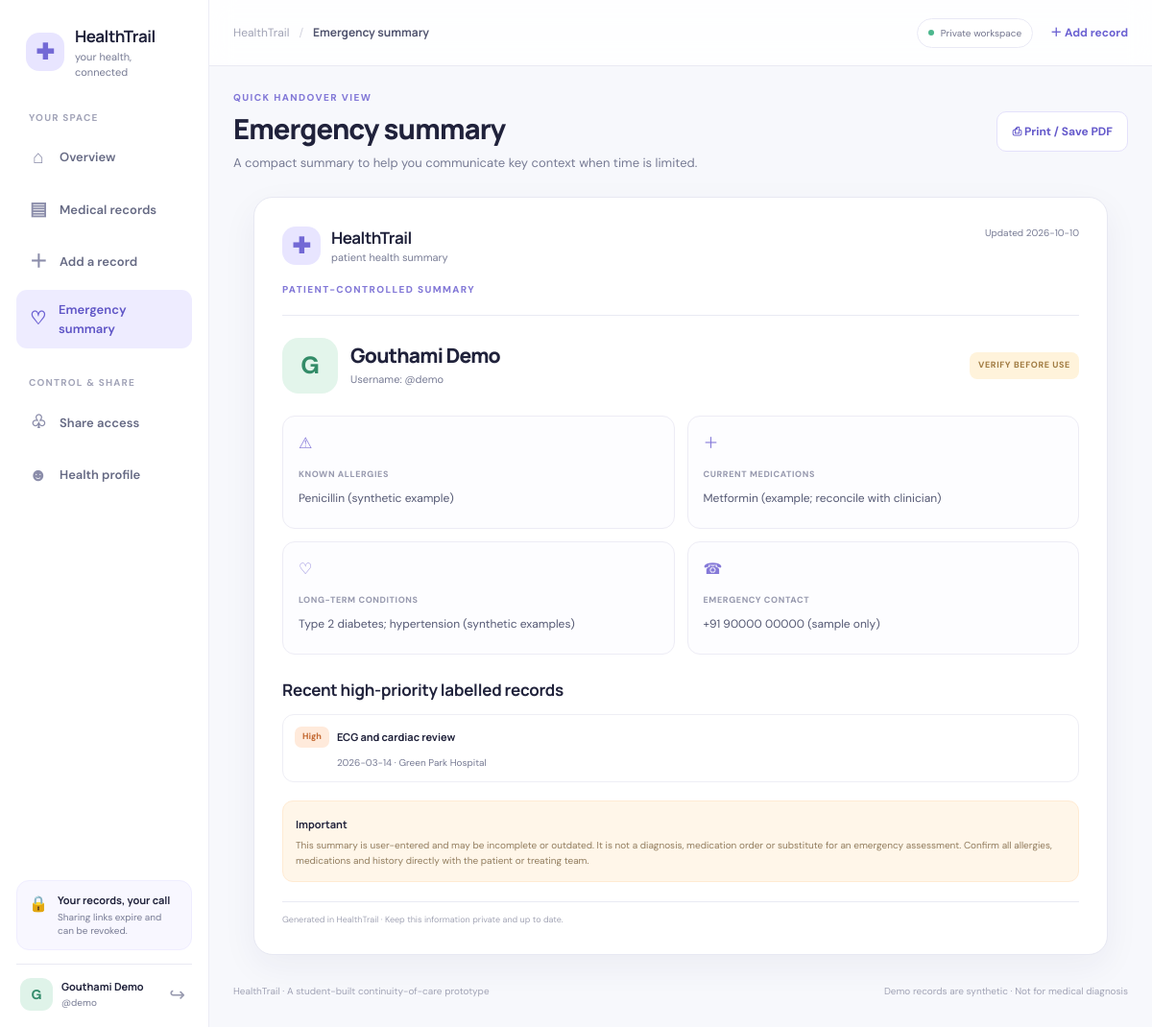
Page /emergency-card (signed in) on the committed database.
### tables this page shows
CREATE TABLE users (
                id INTEGER PRIMARY KEY AUTOINCREMENT,
                username TEXT NOT NULL UNIQUE COLLATE NOCASE,
                full_name TEXT NOT NULL,
                password_hash TEXT NOT NULL,
                allergies TEXT NOT NULL DEFAULT '',
                current_medications TEXT NOT NULL DEFAULT '',
                chronic_conditions TEXT NOT NULL DEFAULT '',
                emergency_contact TEXT NOT NULL DEFAULT '',
                created_at TEXT NOT NULL
            );

CREATE TABLE records (
                id INTEGER PRIMARY KEY AUTOINCREMENT,
                user_id INTEGER NOT NULL REFERENCES users(id) ON DELETE CASCADE,
                patient_name TEXT NOT NULL,
                record_date TEXT NOT NULL,
                doctor_name TEXT NOT NULL DEFAULT '',
                hospital_name TEXT NOT NULL DEFAULT '',
                cost REAL,
                category TEXT NOT NULL,
                severity TEXT NOT NULL,
                title TEXT NOT NULL,
                diagnosis TEXT NOT NULL DEFAULT '',
                test_type TEXT NOT NULL DEFAULT '',
                medications TEXT NOT NULL DEFAULT '',
                notes TEXT NOT NULL DEFAULT '',
                extracted_text TEXT NOT NULL DEFAULT '',
                attachment_path TEXT NOT NULL DEFAULT '',
                original_filename TEXT NOT NULL DEFAULT '',
                source_type TEXT NOT NULL DEFAULT 'manual',
                created_at TEXT NOT NULL
            );

### app.py (the view)
    @app.route("/emergency-card")
    @login_required
    def emergency_card():
        user = current_user()
        important = get_db().execute(
            "SELECT * FROM records WHERE user_id = ? AND severity IN ('High', 'Emergency') ORDER BY record_date DESC LIMIT 5",
            (user["id"],),
        ).fetchall()
        return render_template("emergency_card.html", page_title="Emergency summary", user=user, important=important, generated_on=date.today().isoformat())

### templates/emergency_card.html
{% extends 'base.html' %}
{% block content %}
<div class="page-intro no-print"><div><span class="eyebrow">QUICK HANDOVER VIEW</span><h1>Emergency summary</h1><p class="muted">A compact summary to help you communicate key context when time is limited.</p></div><button class="btn btn-secondary" onclick="window.print()">⎙ Print / Save PDF</button></div>
<section class="emergency-sheet"><div class="emergency-sheet-head"><div><div class="brand"><span class="brand-mark">✚</span><span><strong>HealthTrail</strong><small>patient health summary</small></span></div><p class="eyebrow">PATIENT-CONTROLLED SUMMARY</p></div><span class="summary-date">Updated {{ generated_on }}</span></div>
<div class="emergency-identity"><span class="emergency-avatar">{{ user['full_name'][:1]|upper }}</span><div><h1>{{ user['full_name'] }}</h1><p>Username: @{{ user['username'] }}</p></div><span class="synthetic-stamp">VERIFY BEFORE USE</span></div>
<div class="emergency-info-grid"><article><span class="emergency-card-icon">⚠</span><small>KNOWN ALLERGIES</small><p>{{ user['allergies'] or 'Not recorded' }}</p></article><article><span class="emergency-card-icon">＋</span><small>CURRENT MEDICATIONS</small><p>{{ user['current_medications'] or 'Not recorded' }}</p></article><article><span class="emergency-card-icon">♡</span><small>LONG-TERM CONDITIONS</small><p>{{ user['chronic_conditions'] or 'Not recorded' }}</p></article><article><span class="emergency-card-icon">☎</span><small>EMERGENCY CONTACT</small><p>{{ user['emergency_contact'] or 'Not recorded' }}</p></article></div>
<h2>Recent high-priority labelled records</h2>{% if important %}<div class="emergency-records">{% for r in important %}<div><span class="severity severity-{{ r['severity']|lower }}">{{ r['severity'] }}</span><strong>{{ r['title'] }}</strong><small>{{ r['record_date'] }} · {{ r['hospital_name'] or 'Provider not listed' }}</small></div>{% endfor %}</div>{% else %}<p class="muted">No records currently carry a high or emergency label.</p>{% endif %}
<div class="emergency-disclaimer"><strong>Important</strong><p>This summary is user-entered and may be incomplete or outdated. It is not a diagnosis, medication order or substitute for an emergency assessment. Confirm all allergies, medications and history directly with the patient or treating team.</p></div>
<div class="emergency-sheet-foot">Generated in HealthTrail · Keep this information private and up to date.</div></section>
{% endblock %}

### templates/base.html (shortened to what this page needs)
<!doctype html>
<html lang="en">
<head>
  <link rel="stylesheet" href="{{ url_for('static', filename='style.css') }}">
</head>
<body>
  <div class="app-shell {% if not current_user() and request.endpoint in ['login', 'signup'] %}auth-shell{% elif not current_user() %}guest-shell{% endif %}">
    {% if current_user() %}
    <aside class="sidebar">
      <a href="{{ url_for('dashboard') }}" class="brand">
        <span class="brand-mark">✚</span>
        <span><strong>HealthTrail</strong><small>your health, connected</small></span>
      </a>
      <div class="nav-label">YOUR SPACE</div>
      <nav class="side-nav">
        <a class="nav-item {% if request.endpoint == 'dashboard' %}active{% endif %}" href="{{ url_for('dashboard') }}"><span>⌂</span> Overview</a>
        <a class="nav-item {% if request.endpoint in ['records', 'record_detail', 'new_record', 'extract_upload', 'edit_record'] %}active{% endif %}" href="{{ url_for('records') }}"><span>▤</span> Medical records</a>
        <a class="nav-item {% if request.endpoint == 'new_record' %}active{% endif %}" href="{{ url_for('new_record') }}"><span>＋</span> Add a record</a>
        <a class="nav-item {% if request.endpoint == 'emergency_card' %}active{% endif %}" href="{{ url_for('emergency_card') }}"><span>♡</span> Emergency summary</a>
      </nav>
      <div class="nav-label">CONTROL & SHARE</div>
      <nav class="side-nav">
        <a class="nav-item {% if request.endpoint in ['sharing', 'public_share'] %}active{% endif %}" href="{{ url_for('sharing') }}"><span>♧</span> Share access</a>
        <a class="nav-item {% if request.endpoint == 'profile' %}active{% endif %}" href="{{ url_for('profile') }}"><span>☻</span> Health profile</a>
      </nav>
      <div class="sidebar-bottom">
        <div class="privacy-mini"><span>🔒</span><div><strong>Your records, your call</strong><p>Sharing links expire and can be revoked.</p></div></div>
        <div class="user-mini"><span class="avatar">{{ current_user()['full_name'][:1]|upper }}</span><div class="user-mini-text"><strong>{{ current_user()['full_name'] }}</strong><small>@{{ current_user()['username'] }}</small></div>
          <form method="post" action="{{ url_for('logout') }}"><input type="hidden" name="csrf_token" value="{{ csrf_token() }}"><button class="logout-icon" type="submit" title="Sign out" aria-label="Sign out">↪</button></form>
        </div>
      </div>
    </aside>
    {% endif %}
    <main class="main-area {% if not current_user() and request.endpoint in ['login', 'signup'] %}auth-main{% elif not current_user() %}guest-main{% endif %}">
      {% if current_user() %}
      <header class="topbar">
        <div class="breadcrumb"><span>HealthTrail</span><span class="crumb-sep">/</span><strong>{{ page_title or 'Overview' }}</strong></div>
        <div class="topbar-actions"><span class="secure-pill"><span class="secure-dot"></span> Private workspace</span><a class="topbar-add" href="{{ url_for('new_record') }}">＋ Add record</a></div>
      </header>
      {% endif %}
      <div class="content-wrap {% if not current_user() and request.endpoint in ['login', 'signup'] %}auth-content{% elif not current_user() %}guest-content{% endif %}">
        {% block content %}{% endblock %}
        <footer class="page-footer"><span>HealthTrail · A student-built continuity-of-care prototype</span><span>Demo records are synthetic · Not for medical diagnosis</span></footer>
      </div>
    </main>
  </div>
</body>
</html>

### rows in the picture
users: full_name "G", full_name "Gouthami Demo", username "demo", allergies "Penicillin (synthetic example)", current_medications "Metformin (example; reconcile with clinician)", chronic_conditions "Type 2 diabetes; hypertension (synthetic examples)", emergency_contact "+91 90000 00000 (sample only)"
records: severity "High", title "ECG and cardiac review", record_date "2026-03-14", hospital_name "Green Park Hospital"

### other values in the picture
{{ page_title or 'Overview' }} "Emergency summary"
